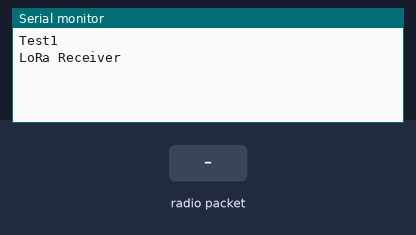
A program run on a simulated ESP32. Parts: the last lines printed to the serial monitor. Inputs (shaded band) come from the test bench. No radio packets arrive unless stated.

Above: at 1.2 s.
1.3 s: radio packet "1" arrives
At 1.8 s:
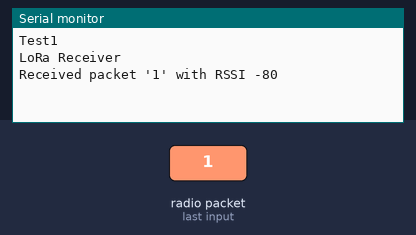
2.8 s: radio packet "0" arrives
At 4.0 s:
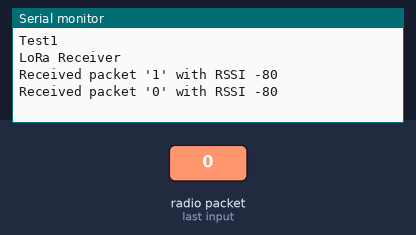
4.3 s: radio packet "2" arrives
At 5.3 s:
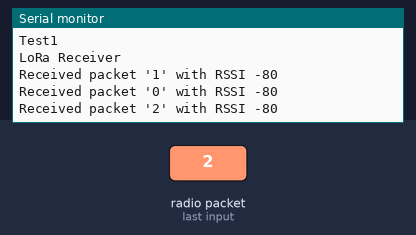

Measured:
- after the input at 1.3 s, the serial monitor: prints a new line at once (image 1)
- after the input at 2.8 s, the serial monitor: prints a new line at once (image 2)
- after the input at 4.3 s, the serial monitor: prints a new line at once (image 3)

The program:

main.cpp
```cpp
#include <Arduino.h>
#include <SPI.h>
#include <Wire.h>
#include <LoRa.h>

const long frequency = 868E6;  // LoRa Frequency

const int csPin = 10;          // LoRa radio chip select
const int resetPin = 9;        // LoRa radio reset
const int irqPin = 2;          // change for your board; must be a hardware interrupt pin


void setup() {
  Serial.begin(9600);
  Serial.println("Test1");
  while (!Serial){
    Serial.println("Test");
  }

  Serial.println("LoRa Receiver");

  LoRa.setPins(csPin, resetPin, irqPin);

  if (!LoRa.begin(frequency)) {
    Serial.println("Starting LoRa failed!");
    while (1);
  }
}

void loop() {
  // try to parse packet
  int packetSize = LoRa.parsePacket();
  if (packetSize) {
    // received a packet
    Serial.print("Received packet '");

    // read packet
    while (LoRa.available()) {
      Serial.print((char)LoRa.read());
    }

    // print RSSI of packet
    Serial.print("' with RSSI ");
    Serial.println(LoRa.packetRssi());
  }
}
```
